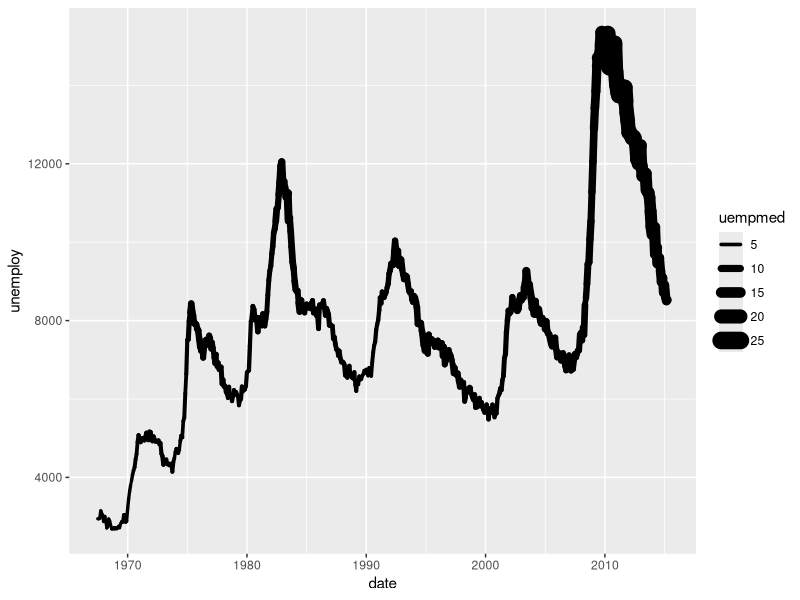
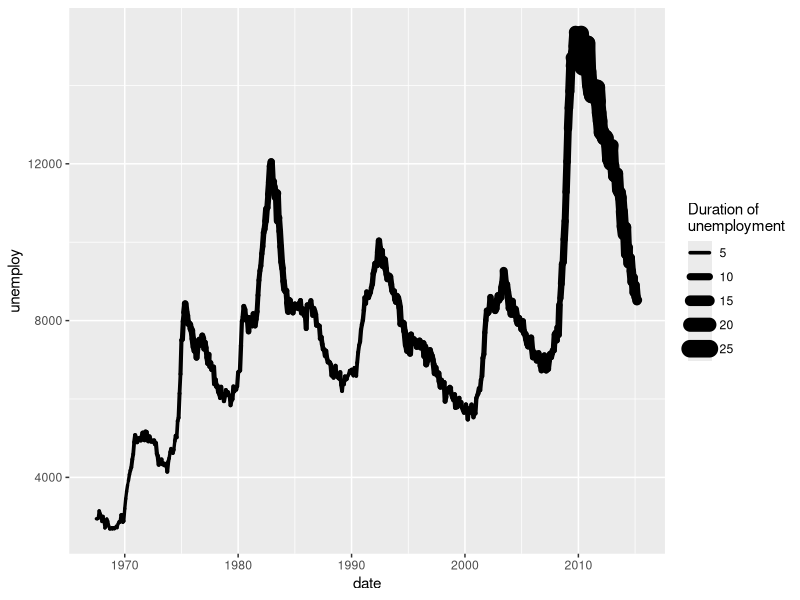
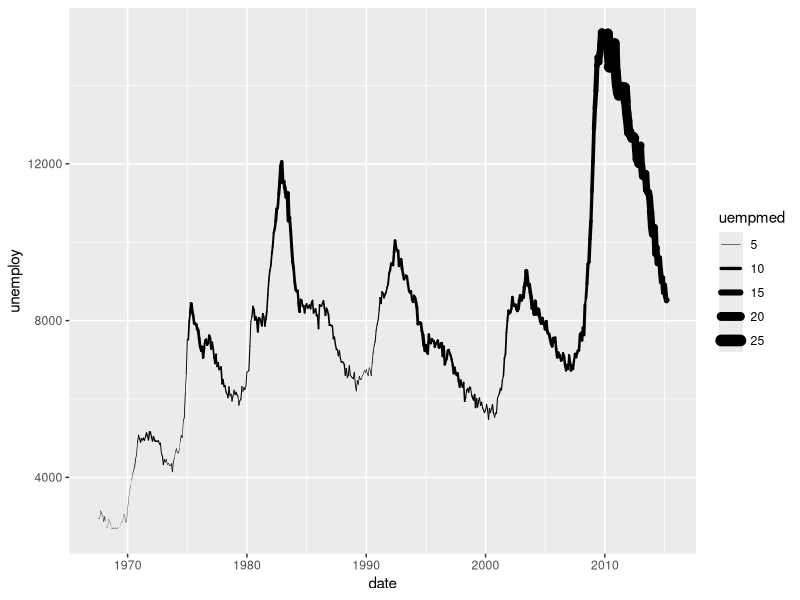
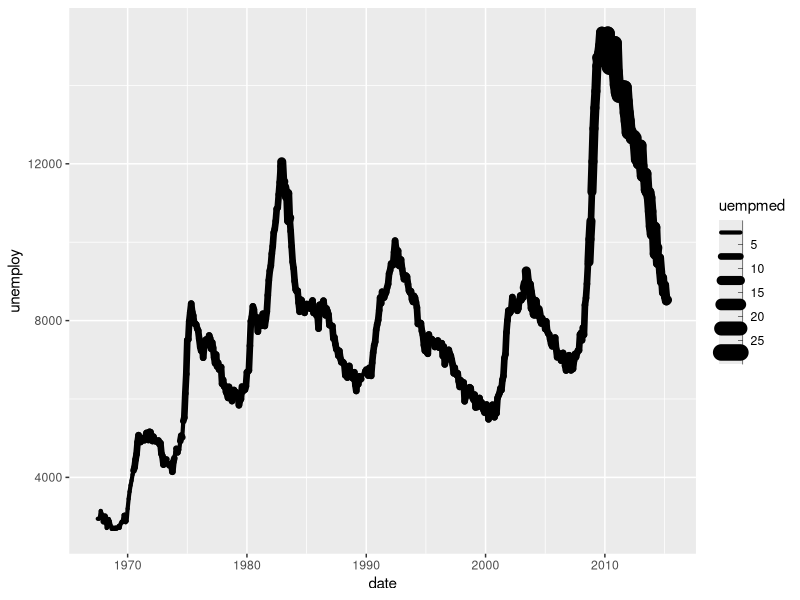

Recreate these plots in R, in order.
# r2py crawler metadata
# package: ggplot2
# source_type: rd_example
# topic: scale_linewidth.Rd
# source_file: C:\Users\bened\AppData\Local\R\win-library\4.5\ggplot2\help
# lines: 9

suppressPackageStartupMessages(library(ggplot2))
p <- ggplot(economics, aes(date, unemploy, linewidth = uempmed)) +
  geom_line(lineend = "round")
p
p + scale_linewidth("Duration of\nunemployment")
p + scale_linewidth(range = c(0, 4))

# Binning can sometimes make it easier to match the scaled data to the legend
p + scale_linewidth_binned()
